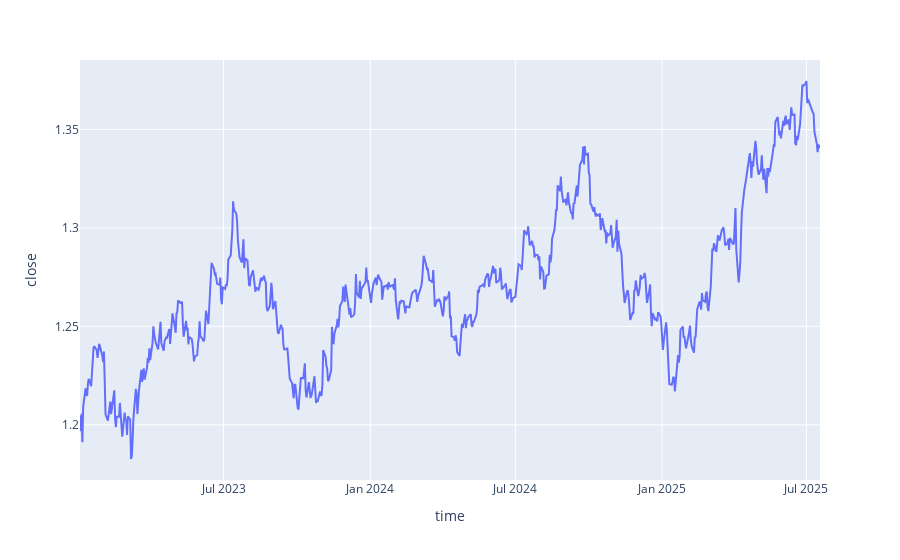

The notebook cell saved with this chart:
### Code cell
# plotting close prices
fig = px.line(df, x='time', y='close')
fig

### Figure 1 — Plotly figure (JSON) as saved in the notebook; plotly's stock layout.template omitted (floating-point values rounded to 4 significant figures; data arrays with more than 128 entries replaced by an {"elided": "..."} marker saying what was removed)
{"data": [{"hovertemplate": "time=%{x}<br>close=%{y}<extra></extra>", "legendgroup": "", "line": {"color": "#636efa", "dash": "solid"}, "marker": {"symbol": "circle"}, "mode": "lines", "name": "", "orientation": "v", "showlegend": false, "type": "scatter", "x": {"elided": "661 str values"}, "xaxis": "x", "y": {"elided": "661 float values"}, "yaxis": "y"}], "layout": {"legend": {"tracegroupgap": 0}, "margin": {"t": 60}, "xaxis": {"anchor": "y", "domain": [0, 1], "title": {"text": "time"}}, "yaxis": {"anchor": "x", "domain": [0, 1], "title": {"text": "close"}}}}
